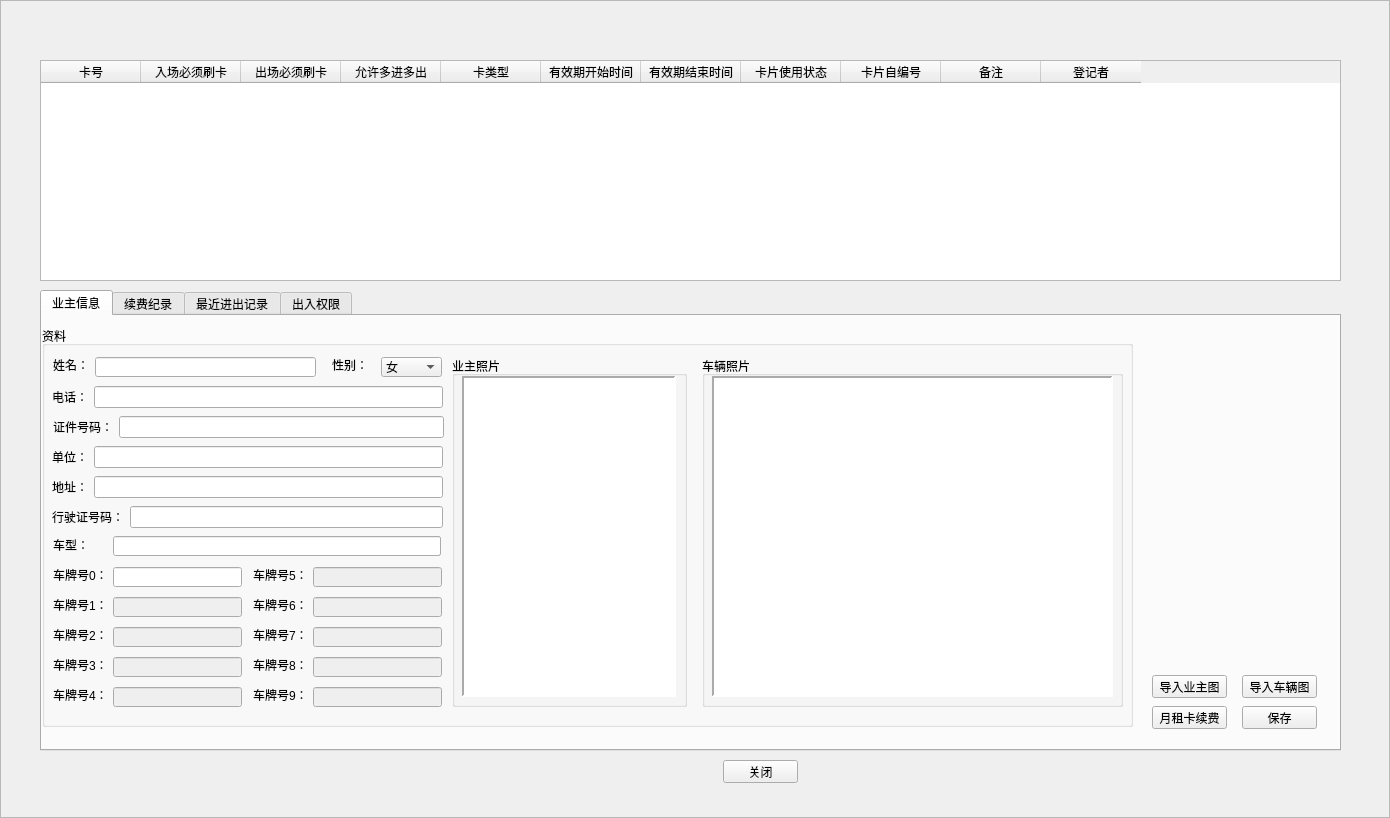
<?xml version="1.0" encoding="UTF-8"?>
<ui version="4.0">
 <class>CMonthlyCard</class>
 <widget class="QFrame" name="CMonthlyCard">
  <property name="geometry">
   <rect>
    <x>0</x>
    <y>0</y>
    <width>1390</width>
    <height>818</height>
   </rect>
  </property>
  <property name="windowTitle">
   <string>月租卡</string>
  </property>
  <property name="styleSheet">
   <string notr="true">background-image:url(D:/WinParkUI/debug/Image/NewIcon/CommonBigBG-normal.jpg);</string>
  </property>
  <property name="frameShape">
   <enum>QFrame::StyledPanel</enum>
  </property>
  <property name="frameShadow">
   <enum>QFrame::Raised</enum>
  </property>
  <widget class="QWidget" name="widget" native="true">
   <property name="geometry">
    <rect>
     <x>40</x>
     <y>60</y>
     <width>1301</width>
     <height>731</height>
    </rect>
   </property>
   <property name="styleSheet">
    <string notr="true">background-image:url(none);</string>
   </property>
   <widget class="QTableWidget" name="tableMonthly">
    <property name="geometry">
     <rect>
      <x>0</x>
      <y>0</y>
      <width>1301</width>
      <height>221</height>
     </rect>
    </property>
    <property name="contextMenuPolicy">
     <enum>Qt::CustomContextMenu</enum>
    </property>
    <property name="styleSheet">
     <string notr="true">background-image:url(none);</string>
    </property>
    <property name="selectionBehavior">
     <enum>QAbstractItemView::SelectItems</enum>
    </property>
    <attribute name="horizontalHeaderVisible">
     <bool>true</bool>
    </attribute>
    <attribute name="verticalHeaderVisible">
     <bool>true</bool>
    </attribute>
    <column>
     <property name="text">
      <string>卡号</string>
     </property>
    </column>
    <column>
     <property name="text">
      <string>入场必须刷卡</string>
     </property>
    </column>
    <column>
     <property name="text">
      <string>出场必须刷卡</string>
     </property>
    </column>
    <column>
     <property name="text">
      <string>允许多进多出</string>
     </property>
    </column>
    <column>
     <property name="text">
      <string>卡类型</string>
     </property>
    </column>
    <column>
     <property name="text">
      <string>有效期开始时间</string>
     </property>
    </column>
    <column>
     <property name="text">
      <string>有效期结束时间</string>
     </property>
    </column>
    <column>
     <property name="text">
      <string>卡片使用状态</string>
     </property>
    </column>
    <column>
     <property name="text">
      <string>卡片自编号</string>
     </property>
    </column>
    <column>
     <property name="text">
      <string>备注</string>
     </property>
    </column>
    <column>
     <property name="text">
      <string>登记者</string>
     </property>
    </column>
   </widget>
   <widget class="QTabWidget" name="tabWidget">
    <property name="geometry">
     <rect>
      <x>0</x>
      <y>230</y>
      <width>1301</width>
      <height>461</height>
     </rect>
    </property>
    <property name="styleSheet">
     <string notr="true">background-image:url(none);</string>
    </property>
    <property name="tabShape">
     <enum>QTabWidget::Rounded</enum>
    </property>
    <property name="currentIndex">
     <number>0</number>
    </property>
    <property name="usesScrollButtons">
     <bool>true</bool>
    </property>
    <property name="documentMode">
     <bool>false</bool>
    </property>
    <property name="tabsClosable">
     <bool>false</bool>
    </property>
    <property name="movable">
     <bool>false</bool>
    </property>
    <widget class="QWidget" name="tab">
     <attribute name="title">
      <string>业主信息</string>
     </attribute>
     <widget class="QGroupBox" name="gbOwner">
      <property name="geometry">
       <rect>
        <x>0</x>
        <y>10</y>
        <width>1091</width>
        <height>401</height>
       </rect>
      </property>
      <property name="title">
       <string>资料</string>
      </property>
      <widget class="QWidget" name="layoutWidget">
       <property name="geometry">
        <rect>
         <x>10</x>
         <y>120</y>
         <width>391</width>
         <height>22</height>
        </rect>
       </property>
       <layout class="QHBoxLayout" name="horizontalLayout_2">
        <item>
         <widget class="QLabel" name="label_10">
          <property name="text">
           <string>单位：</string>
          </property>
         </widget>
        </item>
        <item>
         <widget class="QLineEdit" name="edtUnit"/>
        </item>
       </layout>
      </widget>
      <widget class="QWidget" name="layoutWidget">
       <property name="geometry">
        <rect>
         <x>10</x>
         <y>150</y>
         <width>391</width>
         <height>22</height>
        </rect>
       </property>
       <layout class="QHBoxLayout" name="horizontalLayout_3">
        <item>
         <widget class="QLabel" name="label_12">
          <property name="text">
           <string>地址：</string>
          </property>
         </widget>
        </item>
        <item>
         <widget class="QLineEdit" name="edtAddr"/>
        </item>
       </layout>
      </widget>
      <widget class="QWidget" name="layoutWidget">
       <property name="geometry">
        <rect>
         <x>10</x>
         <y>180</y>
         <width>391</width>
         <height>22</height>
        </rect>
       </property>
       <layout class="QHBoxLayout" name="horizontalLayout_5">
        <item>
         <widget class="QLabel" name="label_14">
          <property name="text">
           <string>行驶证号码：</string>
          </property>
         </widget>
        </item>
        <item>
         <widget class="QLineEdit" name="edtDriveID"/>
        </item>
       </layout>
      </widget>
      <widget class="QGroupBox" name="groupBox_4">
       <property name="geometry">
        <rect>
         <x>410</x>
         <y>30</y>
         <width>235</width>
         <height>351</height>
        </rect>
       </property>
       <property name="title">
        <string>业主照片</string>
       </property>
       <widget class="QLabel" name="lblOwner">
        <property name="geometry">
         <rect>
          <x>10</x>
          <y>20</y>
          <width>214</width>
          <height>321</height>
         </rect>
        </property>
        <property name="styleSheet">
         <string notr="true">background-color: rgb(255, 255, 255);</string>
        </property>
        <property name="frameShape">
         <enum>QFrame::Panel</enum>
        </property>
        <property name="frameShadow">
         <enum>QFrame::Sunken</enum>
        </property>
        <property name="lineWidth">
         <number>2</number>
        </property>
        <property name="text">
         <string/>
        </property>
        <property name="scaledContents">
         <bool>true</bool>
        </property>
       </widget>
      </widget>
      <widget class="QGroupBox" name="groupBox_3">
       <property name="geometry">
        <rect>
         <x>660</x>
         <y>30</y>
         <width>421</width>
         <height>351</height>
        </rect>
       </property>
       <property name="title">
        <string>车辆照片</string>
       </property>
       <widget class="QLabel" name="lblCar">
        <property name="geometry">
         <rect>
          <x>10</x>
          <y>20</y>
          <width>401</width>
          <height>321</height>
         </rect>
        </property>
        <property name="styleSheet">
         <string notr="true">background-color: rgb(255, 255, 255);</string>
        </property>
        <property name="frameShape">
         <enum>QFrame::Panel</enum>
        </property>
        <property name="frameShadow">
         <enum>QFrame::Sunken</enum>
        </property>
        <property name="lineWidth">
         <number>2</number>
        </property>
        <property name="text">
         <string/>
        </property>
        <property name="scaledContents">
         <bool>true</bool>
        </property>
       </widget>
      </widget>
      <widget class="QLabel" name="lblUserID">
       <property name="geometry">
        <rect>
         <x>430</x>
         <y>40</y>
         <width>54</width>
         <height>12</height>
        </rect>
       </property>
       <property name="text">
        <string/>
       </property>
      </widget>
      <widget class="QLabel" name="lblCardNo">
       <property name="geometry">
        <rect>
         <x>430</x>
         <y>60</y>
         <width>54</width>
         <height>12</height>
        </rect>
       </property>
       <property name="text">
        <string/>
       </property>
      </widget>
      <widget class="QWidget" name="layoutWidget">
       <property name="geometry">
        <rect>
         <x>11</x>
         <y>90</y>
         <width>391</width>
         <height>22</height>
        </rect>
       </property>
       <layout class="QHBoxLayout" name="horizontalLayout_16">
        <item>
         <widget class="QLabel" name="label_11">
          <property name="text">
           <string>证件号码：</string>
          </property>
         </widget>
        </item>
        <item>
         <widget class="QLineEdit" name="edtID"/>
        </item>
       </layout>
      </widget>
      <widget class="QWidget" name="layoutWidget">
       <property name="geometry">
        <rect>
         <x>10</x>
         <y>60</y>
         <width>391</width>
         <height>22</height>
        </rect>
       </property>
       <layout class="QHBoxLayout" name="horizontalLayout_17">
        <item>
         <widget class="QLabel" name="label_9">
          <property name="text">
           <string>电话：</string>
          </property>
         </widget>
        </item>
        <item>
         <widget class="QLineEdit" name="edtTel"/>
        </item>
       </layout>
      </widget>
      <widget class="QComboBox" name="cbxCarType">
       <property name="geometry">
        <rect>
         <x>250</x>
         <y>210</y>
         <width>149</width>
         <height>20</height>
        </rect>
       </property>
      </widget>
      <widget class="QLabel" name="label_15">
       <property name="geometry">
        <rect>
         <x>11</x>
         <y>211</y>
         <width>36</width>
         <height>16</height>
        </rect>
       </property>
       <property name="text">
        <string>车型：</string>
       </property>
      </widget>
      <widget class="QLabel" name="label_2">
       <property name="geometry">
        <rect>
         <x>11</x>
         <y>31</y>
         <width>36</width>
         <height>16</height>
        </rect>
       </property>
       <property name="text">
        <string>姓名：</string>
       </property>
      </widget>
      <widget class="QComboBox" name="cbxSex">
       <property name="geometry">
        <rect>
         <x>339</x>
         <y>31</y>
         <width>61</width>
         <height>20</height>
        </rect>
       </property>
       <item>
        <property name="text">
         <string>女</string>
        </property>
       </item>
       <item>
        <property name="text">
         <string>男</string>
        </property>
       </item>
      </widget>
      <widget class="QLabel" name="label_8">
       <property name="geometry">
        <rect>
         <x>290</x>
         <y>31</y>
         <width>36</width>
         <height>16</height>
        </rect>
       </property>
       <property name="text">
        <string>性别：</string>
       </property>
      </widget>
      <widget class="QLineEdit" name="edtName">
       <property name="geometry">
        <rect>
         <x>53</x>
         <y>31</y>
         <width>221</width>
         <height>20</height>
        </rect>
       </property>
      </widget>
      <widget class="QLineEdit" name="edtVechileID6">
       <property name="enabled">
        <bool>false</bool>
       </property>
       <property name="geometry">
        <rect>
         <x>271</x>
         <y>271</y>
         <width>129</width>
         <height>20</height>
        </rect>
       </property>
      </widget>
      <widget class="QLabel" name="label_19">
       <property name="geometry">
        <rect>
         <x>211</x>
         <y>271</y>
         <width>54</width>
         <height>16</height>
        </rect>
       </property>
       <property name="text">
        <string>车牌号6：</string>
       </property>
      </widget>
      <widget class="QLineEdit" name="edtVechileID9">
       <property name="enabled">
        <bool>false</bool>
       </property>
       <property name="geometry">
        <rect>
         <x>271</x>
         <y>361</y>
         <width>129</width>
         <height>20</height>
        </rect>
       </property>
      </widget>
      <widget class="QLabel" name="label_22">
       <property name="geometry">
        <rect>
         <x>211</x>
         <y>361</y>
         <width>54</width>
         <height>16</height>
        </rect>
       </property>
       <property name="text">
        <string>车牌号9：</string>
       </property>
      </widget>
      <widget class="QLineEdit" name="edtVechileID3">
       <property name="enabled">
        <bool>false</bool>
       </property>
       <property name="geometry">
        <rect>
         <x>71</x>
         <y>331</y>
         <width>129</width>
         <height>20</height>
        </rect>
       </property>
      </widget>
      <widget class="QLabel" name="label_16">
       <property name="geometry">
        <rect>
         <x>11</x>
         <y>331</y>
         <width>54</width>
         <height>16</height>
        </rect>
       </property>
       <property name="text">
        <string>车牌号3：</string>
       </property>
      </widget>
      <widget class="QLabel" name="label_23">
       <property name="geometry">
        <rect>
         <x>11</x>
         <y>271</y>
         <width>54</width>
         <height>16</height>
        </rect>
       </property>
       <property name="text">
        <string>车牌号1：</string>
       </property>
      </widget>
      <widget class="QLineEdit" name="edtVechileID1">
       <property name="enabled">
        <bool>false</bool>
       </property>
       <property name="geometry">
        <rect>
         <x>71</x>
         <y>271</y>
         <width>129</width>
         <height>20</height>
        </rect>
       </property>
      </widget>
      <widget class="QLineEdit" name="edtVechileID4">
       <property name="enabled">
        <bool>false</bool>
       </property>
       <property name="geometry">
        <rect>
         <x>71</x>
         <y>361</y>
         <width>129</width>
         <height>20</height>
        </rect>
       </property>
      </widget>
      <widget class="QLabel" name="label_17">
       <property name="geometry">
        <rect>
         <x>11</x>
         <y>361</y>
         <width>54</width>
         <height>16</height>
        </rect>
       </property>
       <property name="text">
        <string>车牌号4：</string>
       </property>
      </widget>
      <widget class="QLineEdit" name="edtVechileID8">
       <property name="enabled">
        <bool>false</bool>
       </property>
       <property name="geometry">
        <rect>
         <x>271</x>
         <y>331</y>
         <width>129</width>
         <height>20</height>
        </rect>
       </property>
      </widget>
      <widget class="QLabel" name="label_21">
       <property name="geometry">
        <rect>
         <x>211</x>
         <y>331</y>
         <width>54</width>
         <height>16</height>
        </rect>
       </property>
       <property name="text">
        <string>车牌号8：</string>
       </property>
      </widget>
      <widget class="QLabel" name="label_24">
       <property name="geometry">
        <rect>
         <x>11</x>
         <y>241</y>
         <width>54</width>
         <height>16</height>
        </rect>
       </property>
       <property name="text">
        <string>车牌号0：</string>
       </property>
      </widget>
      <widget class="QLineEdit" name="edtVechileID0">
       <property name="geometry">
        <rect>
         <x>71</x>
         <y>241</y>
         <width>129</width>
         <height>20</height>
        </rect>
       </property>
      </widget>
      <widget class="QLabel" name="label_20">
       <property name="geometry">
        <rect>
         <x>211</x>
         <y>301</y>
         <width>54</width>
         <height>16</height>
        </rect>
       </property>
       <property name="text">
        <string>车牌号7：</string>
       </property>
      </widget>
      <widget class="QLineEdit" name="edtVechileID7">
       <property name="enabled">
        <bool>false</bool>
       </property>
       <property name="geometry">
        <rect>
         <x>271</x>
         <y>301</y>
         <width>129</width>
         <height>20</height>
        </rect>
       </property>
      </widget>
      <widget class="QLineEdit" name="edtVechileID5">
       <property name="enabled">
        <bool>false</bool>
       </property>
       <property name="geometry">
        <rect>
         <x>271</x>
         <y>241</y>
         <width>129</width>
         <height>20</height>
        </rect>
       </property>
      </widget>
      <widget class="QLabel" name="label_18">
       <property name="geometry">
        <rect>
         <x>211</x>
         <y>241</y>
         <width>54</width>
         <height>16</height>
        </rect>
       </property>
       <property name="text">
        <string>车牌号5：</string>
       </property>
      </widget>
      <widget class="QLabel" name="label_13">
       <property name="geometry">
        <rect>
         <x>11</x>
         <y>301</y>
         <width>54</width>
         <height>16</height>
        </rect>
       </property>
       <property name="text">
        <string>车牌号2：</string>
       </property>
      </widget>
      <widget class="QLineEdit" name="edtVechileID2">
       <property name="enabled">
        <bool>false</bool>
       </property>
       <property name="geometry">
        <rect>
         <x>71</x>
         <y>301</y>
         <width>129</width>
         <height>20</height>
        </rect>
       </property>
      </widget>
      <widget class="QLineEdit" name="edtCarModel">
       <property name="geometry">
        <rect>
         <x>71</x>
         <y>210</y>
         <width>328</width>
         <height>20</height>
        </rect>
       </property>
      </widget>
     </widget>
     <widget class="QPushButton" name="btnMonthRecharge">
      <property name="geometry">
       <rect>
        <x>1110</x>
        <y>390</y>
        <width>75</width>
        <height>23</height>
       </rect>
      </property>
      <property name="text">
       <string>月租卡续费</string>
      </property>
     </widget>
     <widget class="QPushButton" name="btnMonthSave">
      <property name="geometry">
       <rect>
        <x>1200</x>
        <y>390</y>
        <width>75</width>
        <height>23</height>
       </rect>
      </property>
      <property name="text">
       <string>保存</string>
      </property>
     </widget>
     <widget class="QPushButton" name="btnLoadUserImg">
      <property name="geometry">
       <rect>
        <x>1110</x>
        <y>359</y>
        <width>75</width>
        <height>23</height>
       </rect>
      </property>
      <property name="text">
       <string>导入业主图</string>
      </property>
     </widget>
     <widget class="QPushButton" name="btnLoadCarImg">
      <property name="geometry">
       <rect>
        <x>1200</x>
        <y>359</y>
        <width>75</width>
        <height>23</height>
       </rect>
      </property>
      <property name="text">
       <string>导入车辆图</string>
      </property>
     </widget>
    </widget>
    <widget class="QWidget" name="tab_2">
     <attribute name="title">
      <string>续费纪录</string>
     </attribute>
     <widget class="QTableWidget" name="tableRecharge">
      <property name="geometry">
       <rect>
        <x>10</x>
        <y>10</y>
        <width>1281</width>
        <height>401</height>
       </rect>
      </property>
      <column>
       <property name="text">
        <string>收费金额</string>
       </property>
      </column>
      <column>
       <property name="text">
        <string>续费时长(天)</string>
       </property>
      </column>
      <column>
       <property name="text">
        <string>收费时间</string>
       </property>
      </column>
      <column>
       <property name="text">
        <string>费用种类</string>
       </property>
      </column>
      <column>
       <property name="text">
        <string>收费人员</string>
       </property>
      </column>
     </widget>
    </widget>
    <widget class="QWidget" name="tab_3">
     <attribute name="title">
      <string>最近进出记录</string>
     </attribute>
     <widget class="QTableWidget" name="tableAccess">
      <property name="geometry">
       <rect>
        <x>10</x>
        <y>10</y>
        <width>841</width>
        <height>411</height>
       </rect>
      </property>
      <property name="maximumSize">
       <size>
        <width>961</width>
        <height>431</height>
       </size>
      </property>
      <column>
       <property name="text">
        <string>进入通道</string>
       </property>
      </column>
      <column>
       <property name="text">
        <string>进入时间</string>
       </property>
      </column>
      <column>
       <property name="text">
        <string>离开通道</string>
       </property>
      </column>
      <column>
       <property name="text">
        <string>离开时间</string>
       </property>
      </column>
      <column>
       <property name="text">
        <string>记录ID</string>
       </property>
      </column>
     </widget>
     <widget class="QGroupBox" name="groupBox_6">
      <property name="geometry">
       <rect>
        <x>1080</x>
        <y>0</y>
        <width>211</width>
        <height>211</height>
       </rect>
      </property>
      <property name="title">
       <string>图像2</string>
      </property>
      <widget class="QLabel" name="lblImg2">
       <property name="geometry">
        <rect>
         <x>5</x>
         <y>16</y>
         <width>201</width>
         <height>191</height>
        </rect>
       </property>
       <property name="styleSheet">
        <string notr="true">background-color: rgb(255, 255, 255);</string>
       </property>
       <property name="frameShape">
        <enum>QFrame::Panel</enum>
       </property>
       <property name="frameShadow">
        <enum>QFrame::Sunken</enum>
       </property>
       <property name="lineWidth">
        <number>2</number>
       </property>
       <property name="text">
        <string/>
       </property>
       <property name="scaledContents">
        <bool>true</bool>
       </property>
      </widget>
     </widget>
     <widget class="QGroupBox" name="groupBox_8">
      <property name="geometry">
       <rect>
        <x>1080</x>
        <y>210</y>
        <width>211</width>
        <height>211</height>
       </rect>
      </property>
      <property name="title">
       <string>图像4</string>
      </property>
      <widget class="QLabel" name="lblImg4">
       <property name="geometry">
        <rect>
         <x>5</x>
         <y>16</y>
         <width>201</width>
         <height>191</height>
        </rect>
       </property>
       <property name="styleSheet">
        <string notr="true">background-color: rgb(255, 255, 255);</string>
       </property>
       <property name="frameShape">
        <enum>QFrame::Panel</enum>
       </property>
       <property name="frameShadow">
        <enum>QFrame::Sunken</enum>
       </property>
       <property name="lineWidth">
        <number>2</number>
       </property>
       <property name="text">
        <string/>
       </property>
       <property name="scaledContents">
        <bool>true</bool>
       </property>
      </widget>
     </widget>
     <widget class="QGroupBox" name="groupBox_7">
      <property name="geometry">
       <rect>
        <x>860</x>
        <y>210</y>
        <width>211</width>
        <height>211</height>
       </rect>
      </property>
      <property name="title">
       <string>图像3</string>
      </property>
      <widget class="QLabel" name="lblImg3">
       <property name="geometry">
        <rect>
         <x>5</x>
         <y>16</y>
         <width>201</width>
         <height>191</height>
        </rect>
       </property>
       <property name="styleSheet">
        <string notr="true">background-color: rgb(255, 255, 255);</string>
       </property>
       <property name="frameShape">
        <enum>QFrame::Panel</enum>
       </property>
       <property name="frameShadow">
        <enum>QFrame::Sunken</enum>
       </property>
       <property name="lineWidth">
        <number>2</number>
       </property>
       <property name="text">
        <string/>
       </property>
       <property name="scaledContents">
        <bool>true</bool>
       </property>
      </widget>
     </widget>
     <widget class="QGroupBox" name="groupBox_5">
      <property name="geometry">
       <rect>
        <x>860</x>
        <y>0</y>
        <width>211</width>
        <height>211</height>
       </rect>
      </property>
      <property name="title">
       <string>图像1</string>
      </property>
      <widget class="QLabel" name="lblImg1">
       <property name="geometry">
        <rect>
         <x>5</x>
         <y>16</y>
         <width>201</width>
         <height>191</height>
        </rect>
       </property>
       <property name="styleSheet">
        <string notr="true">background-color: rgb(255, 255, 255);</string>
       </property>
       <property name="frameShape">
        <enum>QFrame::Panel</enum>
       </property>
       <property name="frameShadow">
        <enum>QFrame::Sunken</enum>
       </property>
       <property name="lineWidth">
        <number>2</number>
       </property>
       <property name="text">
        <string/>
       </property>
       <property name="scaledContents">
        <bool>true</bool>
       </property>
      </widget>
     </widget>
    </widget>
    <widget class="QWidget" name="tab_4">
     <attribute name="title">
      <string>出入权限</string>
     </attribute>
     <widget class="QPushButton" name="btnEntranceSave">
      <property name="geometry">
       <rect>
        <x>1320</x>
        <y>390</y>
        <width>75</width>
        <height>23</height>
       </rect>
      </property>
      <property name="styleSheet">
       <string notr="true">background-image:url(none);</string>
      </property>
      <property name="text">
       <string>保存</string>
      </property>
     </widget>
     <widget class="QTableWidget" name="tableEntranceRight">
      <property name="geometry">
       <rect>
        <x>10</x>
        <y>10</y>
        <width>1281</width>
        <height>371</height>
       </rect>
      </property>
      <property name="maximumSize">
       <size>
        <width>1391</width>
        <height>401</height>
       </size>
      </property>
      <property name="styleSheet">
       <string notr="true">background-image:url(none);</string>
      </property>
      <column>
       <property name="text">
        <string>通道名称</string>
       </property>
      </column>
      <column>
       <property name="text">
        <string>起始时间</string>
       </property>
      </column>
      <column>
       <property name="text">
        <string>结束时间</string>
       </property>
      </column>
      <column>
       <property name="text">
        <string>ID</string>
       </property>
      </column>
     </widget>
     <widget class="QPushButton" name="btnSaveRight">
      <property name="geometry">
       <rect>
        <x>1200</x>
        <y>400</y>
        <width>75</width>
        <height>23</height>
       </rect>
      </property>
      <property name="text">
       <string>保存</string>
      </property>
     </widget>
    </widget>
   </widget>
   <widget class="QPushButton" name="btnMinimalize">
    <property name="geometry">
     <rect>
      <x>683</x>
      <y>700</y>
      <width>75</width>
      <height>23</height>
     </rect>
    </property>
    <property name="styleSheet">
     <string notr="true">background-image:url(none);</string>
    </property>
    <property name="text">
     <string>关闭</string>
    </property>
   </widget>
  </widget>
  <widget class="QLabel" name="lblTitle">
   <property name="geometry">
    <rect>
     <x>30</x>
     <y>5</y>
     <width>141</width>
     <height>21</height>
    </rect>
   </property>
   <property name="font">
    <font>
     <weight>75</weight>
     <bold>true</bold>
    </font>
   </property>
   <property name="styleSheet">
    <string notr="true">background-image:url(none);
color: rgb(170, 0, 0);</string>
   </property>
   <property name="text">
    <string/>
   </property>
  </widget>
  <widget class="QLabel" name="lblClose">
   <property name="geometry">
    <rect>
     <x>1350</x>
     <y>7</y>
     <width>30</width>
     <height>15</height>
    </rect>
   </property>
   <property name="styleSheet">
    <string notr="true">background-image:url(none);</string>
   </property>
   <property name="text">
    <string/>
   </property>
   <property name="alignment">
    <set>Qt::AlignCenter</set>
   </property>
  </widget>
 </widget>
 <resources/>
 <connections/>
</ui>
